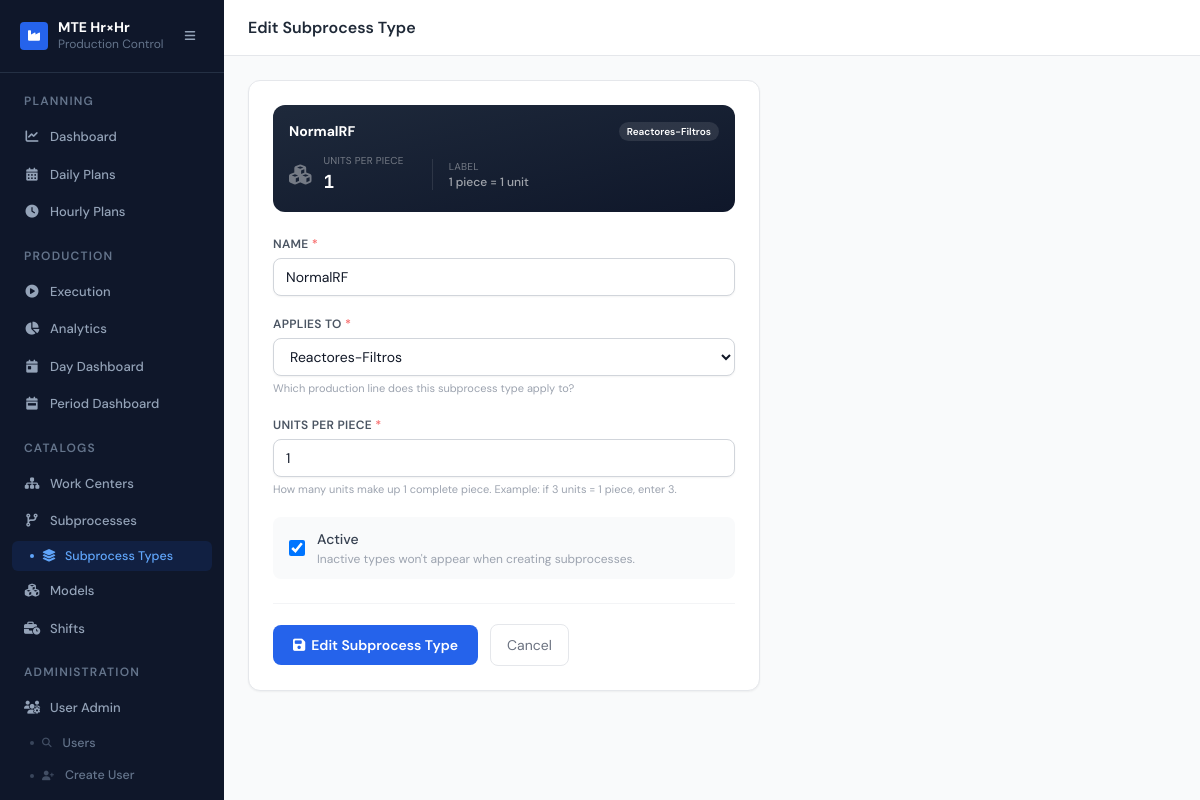
The app's page /core/subprocess-types/3/edit/ (signed in) with its own data.
### core/models.py (models this page shows, shortened)
class SubProcessType(models.Model):
    APPLIES_REACTORES         = "reactores"
    APPLIES_REACTORES_FILTROS = "reactores_filtros"
    APPLIES_CHOICES = [
        (APPLIES_REACTORES,         "Reactores"),
        (APPLIES_REACTORES_FILTROS, "Reactores-Filtros"),
    ]
    name           = models.CharField(max_length=100, unique=True,
                                      verbose_name="Nombre del tipo")
    applies_to     = models.CharField(max_length=30, choices=APPLIES_CHOICES,
                                      verbose_name="Aplica para")
    units_per_piece = models.PositiveIntegerField(
        default=1,
        verbose_name="Contador de unidades por pieza",
        help_text="Cuántas unidades se necesitan para completar 1 pieza. "
                  "Ej: si 3 unidades = 1 pieza, escribe 3.",
    )
    is_active      = models.BooleanField(default=True, verbose_name="Activo")
    created_at     = models.DateTimeField(default=timezone.now)
    class Meta:
        verbose_name        = "Subprocess Type"
        verbose_name_plural = "Subprocess Types"
        ordering            = ["name"]

### core/views.py (the view)
# urls.py: path("subprocess-types/<int:pk>/edit/",   views.spt_update, name="spt_update"),
@login_required
@admin_or_engineer
def spt_update(request, pk):
    if not _require_admin(request):
        return redirect("core:spt_list")
    spt  = get_object_or_404(SubProcessType, pk=pk)
    form = SubProcessTypeForm(request.POST or None, instance=spt)
    if request.method == "POST" and form.is_valid():
        form.save()
        messages.success(request, f"Subprocess type '{spt.name}' updated.")
        return redirect("core:spt_list")
    return render(request, "core/spt_form.html", {
        "form":   form,
        "action": "Edit Subprocess Type",
        "obj":    spt,
    })

### core/views.py (called while the page is built)
def _role(request):
    p = getattr(request.user, "profile", None)
    return p.role if p else None

def _require_admin(request):
    if _role(request) != "admin":
        messages.error(request, "Only Admins can manage Subprocess Types.")
        return False
    return True

### users/models.py (called while the page is built)
    @property
    def is_admin(self):
        return self.role == self.ROLE_ADMIN

### templates/core/spt_form.html (shortened to what this page needs)
{% extends "base.html" %}
{% block page_title %}{{ action }}{% endblock %}
{% block content %}
<div class="max-w-lg">
  <div class="bg-white rounded-xl border border-gray-200 shadow-sm p-6">
    <div class="mb-6 p-4 rounded-xl bg-gradient-to-br from-slate-800 to-slate-900 text-white"
         id="spt-preview">
      <div class="flex items-center justify-between mb-3">
        <p class="font-bold text-sm" id="prev-name">Type Name</p>
        <span class="text-[10px] font-semibold px-2 py-0.5 rounded-full bg-white/10"
              id="prev-applies">—</span>
      </div>
      <div class="flex items-center gap-3">
        <i class="fas fa-cubes text-white/40 text-xl"></i>
        <div>
          <p class="text-[10px] text-white/40 uppercase tracking-wide">Units per piece</p>
          <p class="mono font-bold text-lg" id="prev-upc">1</p>
        </div>
        <div class="ml-4 border-l border-white/10 pl-4">
          <p class="text-[10px] text-white/40 uppercase tracking-wide">Label</p>
          <p class="text-xs text-white/60 font-medium" id="prev-label">1 piece = 1 unit</p>
        </div>
      </div>
    </div>
    <form method="post" novalidate>
      <div class="space-y-5">
        <div>
          <label class="block text-xs font-semibold text-gray-600 mb-1.5 uppercase tracking-wide">
            Name <span class="text-red-400">*</span>
          </label>
          {{ form.name }}
        </div>
        <div>
          <label class="block text-xs font-semibold text-gray-600 mb-1.5 uppercase tracking-wide">
            Applies to <span class="text-red-400">*</span>
          </label>
          {{ form.applies_to }}
          <p class="text-[11px] text-gray-400 mt-1">
            {{ form.applies_to.help_text }}
          </p>
        </div>
        <div>
          <label class="block text-xs font-semibold text-gray-600 mb-1.5 uppercase tracking-wide">
            Units per Piece <span class="text-red-400">*</span>
          </label>
          {{ form.units_per_piece }}
          <p class="text-[11px] text-gray-400 mt-1">
            {{ form.units_per_piece.help_text }}
          </p>
        </div>
        <div class="flex items-center gap-3 bg-gray-50 rounded-lg px-4 py-3">
          {{ form.is_active }}
          <label class="text-sm font-medium text-gray-700 cursor-pointer"
                 for="{{ form.is_active.id_for_label }}">
            Active
            <span class="block text-xs text-gray-400 font-normal mt-0.5">
              Inactive types won't appear when creating subprocesses.
            </span>
          </label>
        </div>
      </div>
      <div class="flex items-center gap-3 mt-6 pt-5 border-t border-gray-100">
        <button type="submit"
                class="bg-blue-600 hover:bg-blue-700 text-white text-sm font-semibold
                       px-5 py-2.5 rounded-lg transition">
          <i class="fas fa-save mr-1.5"></i>{{ action }}
        </button>
        <a href="{% url 'core:spt_list' %}"
           class="text-sm text-gray-500 hover:text-gray-800 px-4 py-2.5 rounded-lg
                  border border-gray-200 hover:border-gray-300 transition">
          Cancel
        </a>
      </div>
    </form>
  </div>
</div>
{% endblock %}

### templates/base.html (style rules this page uses)
body { font-family: 'DM Sans', sans-serif; }
.mono { font-family: 'JetBrains Mono', monospace; }

### records on screen
SubProcessType: name "NormalRF", applies_to "Reactores-Filtros", units_per_piece "1", is_active "☑"

### other values on screen
{{ action }} "Edit Subprocess Type"
